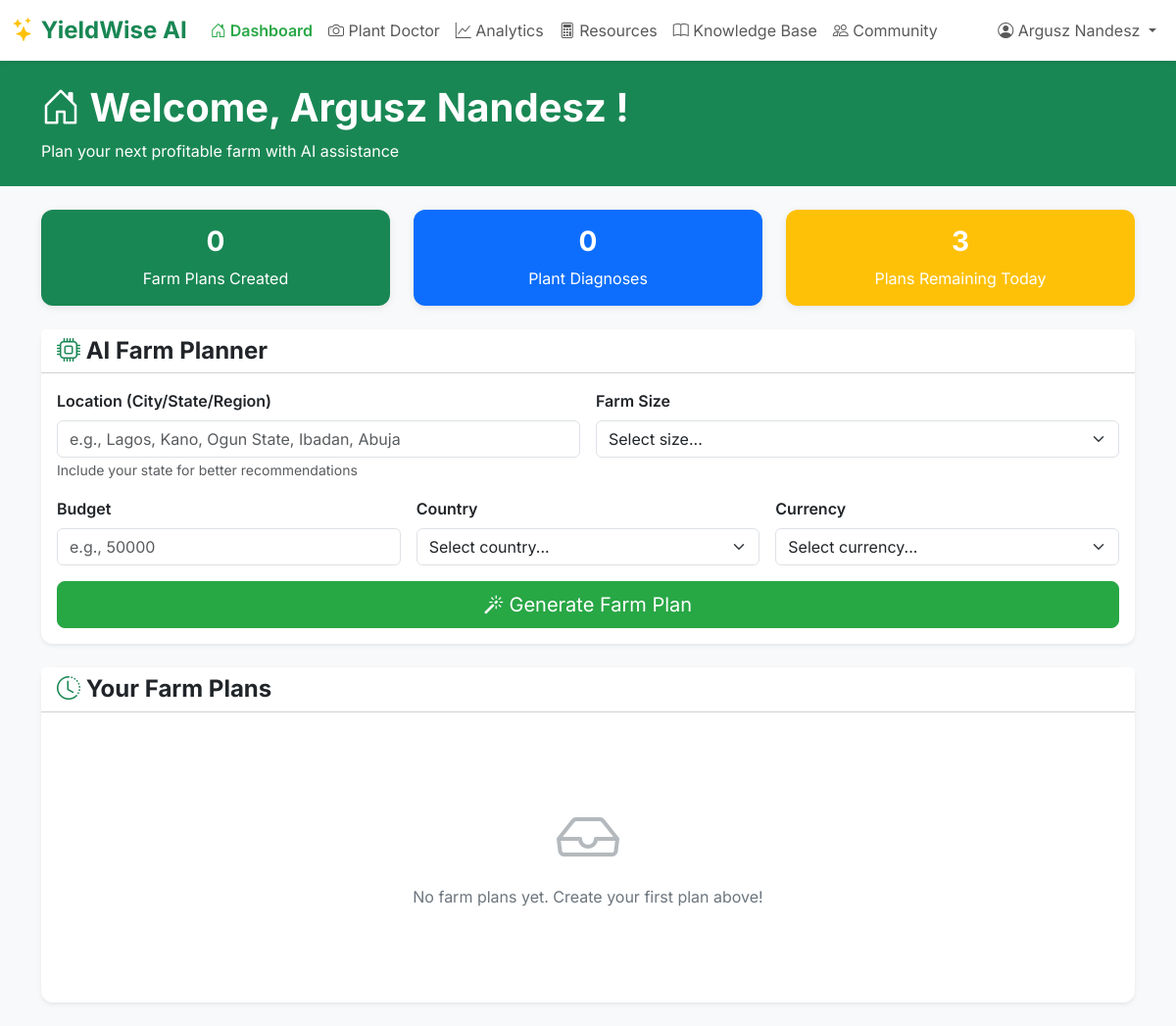
The page /dashboard (signed in) on the database as committed earlier.
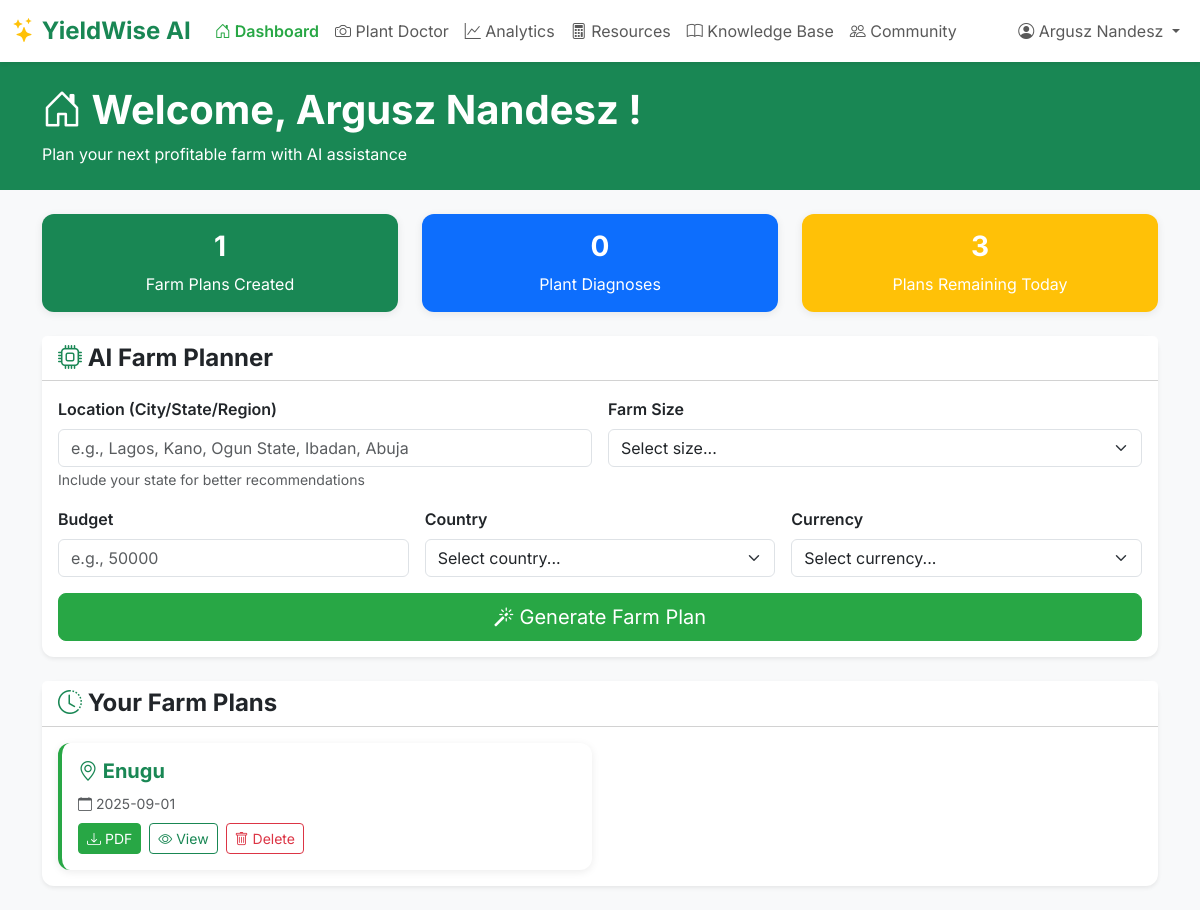
The same page on the database as committed later.
### tables this page shows
CREATE TABLE farm_plans (id INTEGER PRIMARY KEY AUTOINCREMENT, user_id INTEGER, location TEXT NOT NULL, country TEXT, currency TEXT, plan_html TEXT NOT NULL, showcase_id TEXT, created_at TIMESTAMP DEFAULT CURRENT_TIMESTAMP, FOREIGN KEY (user_id) REFERENCES users (id));

### app.py (the view)
@app.route('/dashboard')
@login_required
def dashboard():
    conn = get_db_connection()
    plans = conn.execute('SELECT * FROM farm_plans WHERE user_id = ? ORDER BY created_at DESC', (current_user.id,)).fetchall()
    diagnoses = conn.execute('SELECT * FROM diagnoses WHERE user_id = ? ORDER BY created_at DESC', (current_user.id,)).fetchall()
    conn.close()
    return render_template('dashboard.html', plans=plans, diagnoses=diagnoses)

### app.py (called while the page is built)
def get_db_connection():
    conn = sqlite3.connect('yieldwise.db', check_same_thread=False, detect_types=sqlite3.PARSE_DECLTYPES | sqlite3.PARSE_COLNAMES)
    conn.row_factory = sqlite3.Row
    return conn

@app.template_filter('dateformat')
def dateformat(value, format='%Y-%m-%d'):
    if value is None: return ""
    if isinstance(value, str):
        try: value = datetime.strptime(value, '%Y-%m-%d %H:%M:%S')
        except (ValueError, TypeError): return value
    if hasattr(value, 'strftime'): return value.strftime(format)
    return value

@login_manager.user_loader
def load_user(user_id):
    conn = get_db_connection()
    user_data = conn.execute('SELECT * FROM users WHERE id = ?', (user_id,)).fetchone()
    conn.close()
    if user_data: return User(user_data['id'], user_data['email'], user_data['password'], user_data['name'])
    return None

### templates/dashboard.html (shortened to what the changed rows need)
{% extends "base.html" %}
{% block content %}
<div class="bg-success text-white py-4">
    <div class="container">
        <h1 class="fw-bold mb-2">
            <i class="bi bi-house-door"></i> Welcome, {{ current_user.name }}!
        </h1>
    </div>
</div>
<div class="container py-4">
    <div class="row g-4 mb-4">
        <div class="col-md-4">
            <div class="card bg-success text-white">
                <div class="card-body text-center">
                    <h3 class="fw-bold">{{ plans|length }}</h3>
                    <p class="mb-0">Farm Plans Created</p>
                </div>
            </div>
        </div>
    </div>
    <div class="card shadow-sm">
        <div class="card-body">
            {% if plans %}
            <div class="row g-3">
                {% for plan in plans %}
                <div class="col-md-6">
                    <div class="card plan-card h-100">
                        <div class="card-body">
                            <h5 class="fw-bold text-success">
                                <i class="bi bi-geo-alt"></i> {{ plan.location }}
                            </h5>
                            <p class="text-muted mb-2">
                                <small>
                                    <i class="bi bi-calendar"></i> {{ plan.created_at|dateformat }}
                                </small>
                            </p>
                            <div class="d-flex gap-2 flex-wrap">
                                <a href="/download_pdf/{{ plan.id }}" class="btn btn-sm btn-success">
                                    <i class="bi bi-download"></i> PDF
                                </a>
                                <button class="btn btn-sm btn-outline-success view-plan" data-plan-id="{{ plan.id }}">
                                    <i class="bi bi-eye"></i> View
                                </button>
                                <button class="btn btn-sm btn-outline-danger delete-plan" data-plan-id="{{ plan.id }}">
                                    <i class="bi bi-trash"></i> Delete
                                </button>
                            </div>
                        </div>
                    </div>
                </div>
                {% endfor %}
            </div>
            {% else %}
            <div class="empty-state">
                <i class="bi bi-inbox"></i>
                <p>No farm plans yet. Create your first plan above!</p>
            </div>
            {% endif %}
        </div>
    </div>
</div>
{% endblock %}

Rows that differ between the two databases and show on the page:
added farm_plans: location "Enugu", created_at "2025-09-01"
Other text that changed with them:
{{ plans|length }}: "0" → "1"
text no longer shown: "No farm plans yet. Create your first plan above!"
